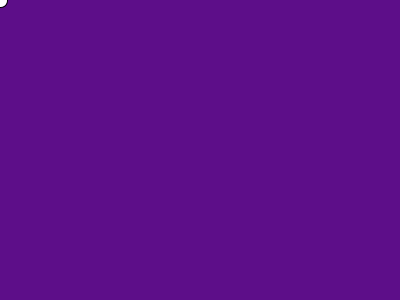
Frame 1 (no input)
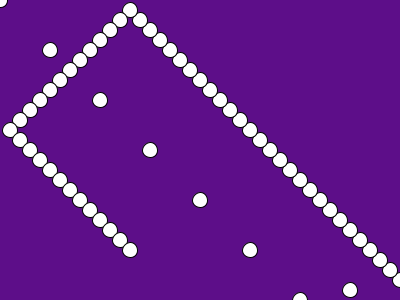
Frame 60 (the mouse pressed at the canvas centre just before this capture)
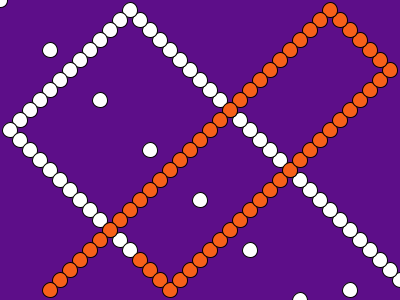
Frame 120 (the mouse held since frame 60 and released just before this capture)

The Processing sketch that drew these frames (run headless with seeded random() and noise(); from frame 60 on, the mouse is pressed at the canvas centre):

// Processing sketch: processing_81919
// ── processing_81919.pde

float xPosition = 0;
float xSpeed = 50;
float yPosition = 0;
float ySpeed = 50;
float radius =15;

void setup() {   //Static things, such as background

  size(400,300);
  background(93, 14, 137);
}

void draw() {                          // Stuff that happens over and over again, moving etc
  
  if (mousePressed)   {
  fill(247, 96, 25);
  } else {       // <-- causes the ellipse to change colour depending on mousepress
    fill(255);
  }
  // <-- play with this  ! = if not pressed
      //background(93, 14, 137);        // resets the background - delete to leave pattern

  ellipse(xPosition, yPosition, 15, 15);    // x/y/height/width
  xPosition = xPosition + xSpeed;      // the speed of how it travels left to right
  yPosition = yPosition + ySpeed;

  if (yPosition+radius>height) {
    ySpeed = -10;
  }
  if (xPosition+radius>width) {                 // if xpostion is greater than width it will reset)
    xSpeed = -10;                     // xPosition = 0; <-- makes it repeat
  }

  else if (xPosition<radius) {             //this makes it bounce back and forth using the -20 and 20

      xSpeed = 10;
  }
  else if (yPosition<radius) {
    ySpeed = 10;
  }
}
